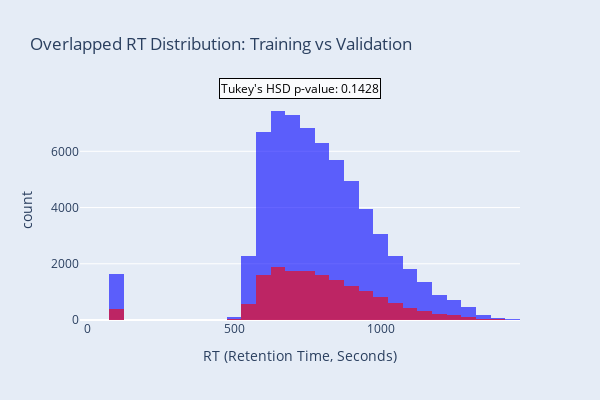

Notebook code for this chart:
### Markdown cell above
## Random splitting

### Code cell
# Randomly split the dataset into training and validation sets (80:20)
from statsmodels.stats.multicomp import pairwise_tukeyhsd
from sklearn.model_selection import train_test_split
import plotly.express as px

# Split the dataset
train_set, valid_set = train_test_split(dataset_clean, test_size=0.2, random_state=42)

print(f"Training set size: {len(train_set)}")
print(f"Validation set size: {len(valid_set)}")

# Create an overlapped histogram for RT values in training and validation sets
fig = px.histogram(
    train_set, x='rt', nbins=50, opacity=0.6, 
    title='Overlapped RT Distribution: Training vs Validation',
    labels={'rt': 'RT (Retention Time, Seconds)', 'count': 'Frequency'},
    color_discrete_sequence=['blue'],
    marginal=None
)

# Add validation set to the same figure
fig.add_trace(
    px.histogram(
        valid_set, x='rt', nbins=50, opacity=0.6, 
        color_discrete_sequence=['red']
    ).data[0]
)

# Update layout for better visualization
fig.update_layout(
    barmode='overlay',
    plot_bgcolor='rgba(229, 236, 246,1)',
    paper_bgcolor='rgba(229, 236, 246,1)',
    width=600,
    height=400,
    legend=dict(title='Dataset', itemsizing='constant')
)



# Combine training and validation sets for Tukey's HSD test
data_combined = train_set[['rt']].copy()
data_combined['set'] = 'Training'
validation_data = valid_set[['rt']].copy()
validation_data['set'] = 'Validation'
data_combined = pd.concat([data_combined, validation_data])

# Perform Tukey's HSD test
tukey_result = pairwise_tukeyhsd(endog=data_combined['rt'], groups=data_combined['set'], alpha=0.05)
print(tukey_result)

# Annotate the plot with Tukey's HSD results
fig.add_annotation(
    text=f"Tukey's HSD p-value: {tukey_result.pvalues[0]:.4f}",
    xref="paper", yref="paper",
    x=0.5, y=1.1, showarrow=False,
    font=dict(size=12, color="black"),
    align="center",
    bgcolor="rgba(255, 255, 255, 0.8)",
    bordercolor="black",
    borderwidth=1
)

fig.show()

### Figure 1 — Plotly figure (JSON) as saved in the notebook; plotly's stock layout.template omitted (floating-point values rounded to 4 significant figures; data arrays with more than 128 entries replaced by an {"elided": "..."} marker saying what was removed)
{"data": [{"bingroup": "x", "hovertemplate": "RT (Retention Time, Seconds)=%{x}<br>count=%{y}<extra></extra>", "legendgroup": "", "marker": {"color": "blue", "opacity": 0.6, "pattern": {"shape": ""}}, "name": "", "nbinsx": 50, "orientation": "v", "showlegend": false, "type": "histogram", "x": {"elided": "64030 float values"}, "xaxis": "x", "yaxis": "y"}, {"bingroup": "x", "hovertemplate": "rt=%{x}<br>count=%{y}<extra></extra>", "legendgroup": "", "marker": {"color": "red", "opacity": 0.6, "pattern": {"shape": ""}}, "name": "", "nbinsx": 50, "orientation": "v", "showlegend": false, "type": "histogram", "x": {"elided": "16008 float values"}, "xaxis": "x", "yaxis": "y"}], "layout": {"annotations": [{"align": "center", "bgcolor": "rgba(255, 255, 255, 0.8)", "bordercolor": "black", "borderwidth": 1, "font": {"color": "black", "size": 12}, "showarrow": false, "text": "Tukey's HSD p-value: 0.1428", "x": 0.5, "xref": "paper", "y": 1.1, "yref": "paper"}], "barmode": "overlay", "height": 400, "legend": {"itemsizing": "constant", "title": {"text": "Dataset"}, "tracegroupgap": 0}, "paper_bgcolor": "rgba(229, 236, 246,1)", "plot_bgcolor": "rgba(229, 236, 246,1)", "title": {"text": "Overlapped RT Distribution: Training vs Validation"}, "width": 600, "xaxis": {"anchor": "y", "domain": [0, 1], "title": {"text": "RT (Retention Time, Seconds)"}}, "yaxis": {"anchor": "x", "domain": [0, 1], "title": {"text": "count"}}}}
